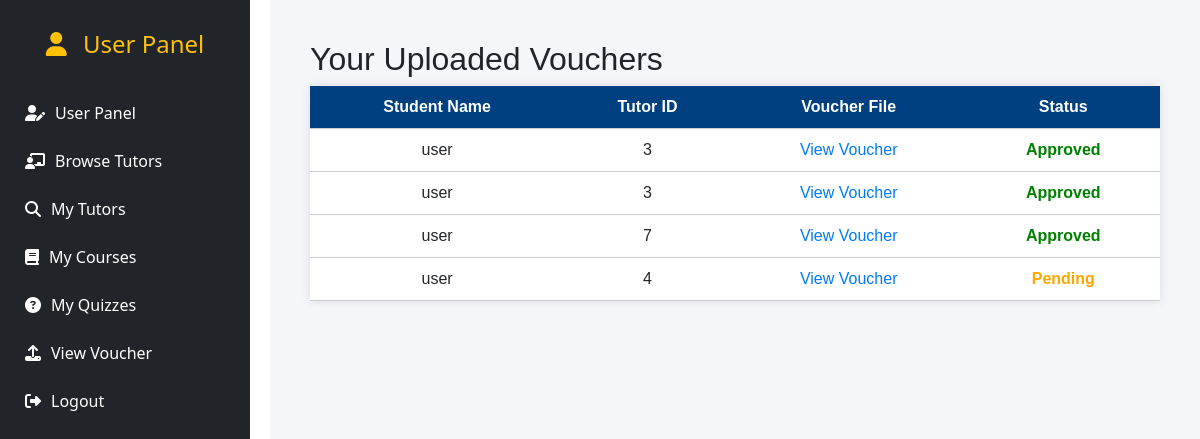
Screenshot of /User/show_voucher.php (signed in) with the database file from the repository.
### tables this page shows
CREATE TABLE `uploadvoucher` (
  `id` int(11) NOT NULL,
  `studentName` varchar(100) DEFAULT NULL,
  `tutorID` int(11) DEFAULT NULL,
  `filename` varchar(255) DEFAULT NULL,
  `uploaded_at` timestamp NOT NULL DEFAULT current_timestamp(),
  `email` varchar(100) DEFAULT NULL,
  `status` varchar(20) DEFAULT 'Pending',
  `user_id` int(11) DEFAULT NULL
);

### User/show_voucher.php (the view, shortened to what this page needs)
<?php
include '../db_connection.php';
include 'sidebar_user.php';
$email = $_SESSION['email'];
$sql = "SELECT studentName, tutorID, filename, status FROM uploadvoucher WHERE email = ?";
$stmt = $conn->prepare($sql);
$stmt->bind_param("s", $email);
$stmt->execute();
$result = $stmt->get_result();
?>
<!DOCTYPE html>
<html>
<head>
</head>
<body>
            <?php include 'sidebar_user.php'; ?>
<div class="content-wrapper">
    <h2>Your Uploaded Vouchers</h2>
    <table class="voucher-table">
        <tr>
            <th>Student Name</th>
            <th>Tutor ID</th>
            <th>Voucher File</th>
            <th>Status</th>
        </tr>
        <?php
        if ($result->num_rows > 0) {
            while ($row = $result->fetch_assoc()) {
                $statusClass = strtolower($row['status']) == 'pending' ? 'status-pending' :
                               (strtolower($row['status']) == 'approved' ? 'status-approved' : 'status-rejected');
                echo "<tr>";
                echo "<td>" . htmlspecialchars($row['studentName']) . "</td>";
                echo "<td>" . htmlspecialchars($row['tutorID']) . "</td>";
                echo "<td><a class='voucher-link' href='" . htmlspecialchars($row['filename']) . "' target='_blank'>View Voucher</a></td>";
                echo "<td class='$statusClass'>" . htmlspecialchars($row['status']) . "</td>";
                echo "</tr>";
            }
        } else {
            echo "<tr><td colspan='4'>No vouchers uploaded yet.</td></tr>";
        }
        ?>
    </table>
</div>
</body>
</html>

### User/show_voucher.php (style rules this page uses)
.content-wrapper { margin-left: 270px; padding: 40px; font-family: Arial, sans-serif; background-color: #f4f6f9; min-height: 100vh; }
.voucher-table { width: 100%; border-collapse: collapse; background-color: white; box-shadow: 0 0 10px rgba(0,0,0,0.1); }
.voucher-table th, .voucher-table td { padding: 12px 15px; text-align: center; border-bottom: 1px solid #ccc; }
.voucher-table th { background-color: #004080; color: white; }
.status-pending { color: orange; font-weight: bold; }
.status-approved { color: green; font-weight: bold; }
.voucher-link { color: #007bff; text-decoration: none; }

### rows the page displays
uploadvoucher: studentName "user", tutorID "3", status "Approved"
uploadvoucher: studentName "user", tutorID "3", status "Approved"
uploadvoucher: studentName "user", tutorID "7", status "Approved"
uploadvoucher: studentName "user", tutorID "4", status "Pending"
